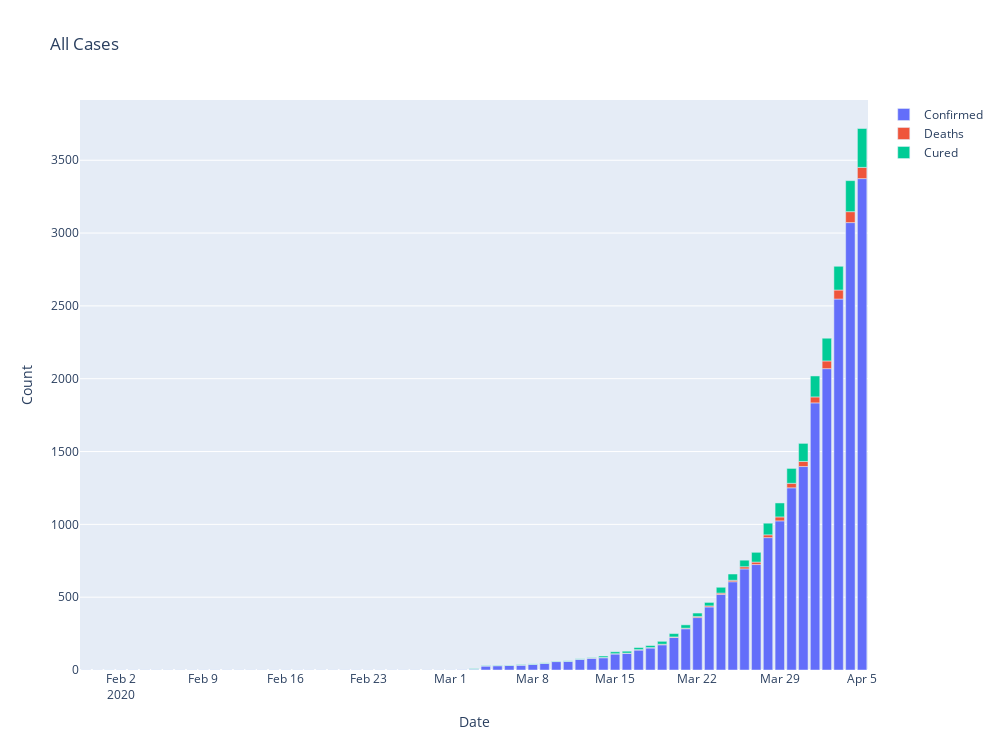

The code cell stored with this chart in its notebook:
### Code cell
fig = go.Figure(data=[
    go.Bar(name='Confirmed', x=date_group.Date, y=date_group.Confirmed),
    go.Bar(name='Deaths', x=date_group.Date, y=date_group.Deaths),
    go.Bar(name='Cured', x=date_group.Date, y=date_group.Cured)
])
# Change the bar mode
fig.update_layout(autosize=False,
    width=1000,
    height=750,
    title="All Cases",
    xaxis_title="Date",
    yaxis_title="Count",
    barmode='relative')
fig.show()
